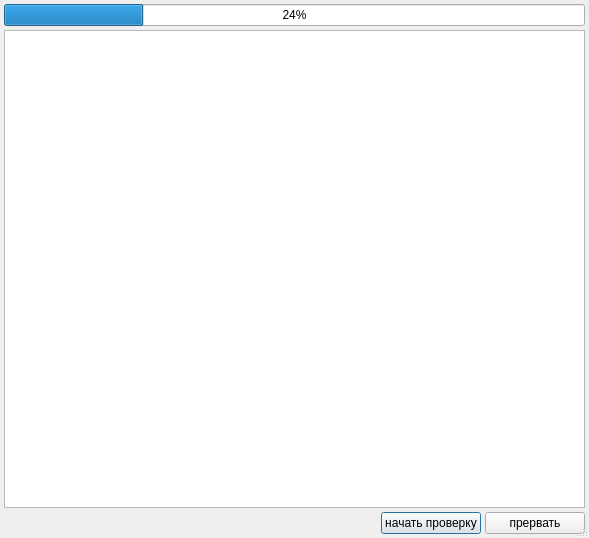
<?xml version="1.0" encoding="UTF-8"?>
<ui version="4.0">
 <class>ClientsCheckDialog</class>
 <widget class="QDialog" name="ClientsCheckDialog">
  <property name="geometry">
   <rect>
    <x>0</x>
    <y>0</y>
    <width>589</width>
    <height>538</height>
   </rect>
  </property>
  <property name="sizePolicy">
   <sizepolicy hsizetype="Expanding" vsizetype="Expanding">
    <horstretch>0</horstretch>
    <verstretch>0</verstretch>
   </sizepolicy>
  </property>
  <property name="windowTitle">
   <string>логический контроль клиентов</string>
  </property>
  <property name="sizeGripEnabled">
   <bool>true</bool>
  </property>
  <layout class="QGridLayout" name="gridLayout">
   <property name="margin">
    <number>4</number>
   </property>
   <property name="spacing">
    <number>4</number>
   </property>
   <item row="0" column="0" colspan="4">
    <widget class="CProgressBar" name="progressBar">
     <property name="value">
      <number>24</number>
     </property>
     <property name="orientation">
      <enum>Qt::Horizontal</enum>
     </property>
    </widget>
   </item>
   <item row="1" column="0" colspan="4">
    <widget class="QListWidget" name="log"/>
   </item>
   <item row="2" column="0">
    <widget class="QLabel" name="label">
     <property name="text">
      <string/>
     </property>
    </widget>
   </item>
   <item row="2" column="1">
    <spacer>
     <property name="orientation">
      <enum>Qt::Horizontal</enum>
     </property>
     <property name="sizeHint" stdset="0">
      <size>
       <width>361</width>
       <height>20</height>
      </size>
     </property>
    </spacer>
   </item>
   <item row="2" column="2">
    <widget class="QPushButton" name="btnStart">
     <property name="minimumSize">
      <size>
       <width>100</width>
       <height>0</height>
      </size>
     </property>
     <property name="text">
      <string>начать проверку</string>
     </property>
    </widget>
   </item>
   <item row="2" column="3">
    <widget class="QPushButton" name="btnClose">
     <property name="minimumSize">
      <size>
       <width>100</width>
       <height>0</height>
      </size>
     </property>
     <property name="text">
      <string>прервать</string>
     </property>
    </widget>
   </item>
  </layout>
 </widget>
 <customwidgets>
  <customwidget>
   <class>CProgressBar</class>
   <extends>QProgressBar</extends>
   <header>library/ProgressBar.h</header>
  </customwidget>
 </customwidgets>
 <resources/>
 <connections/>
</ui>
